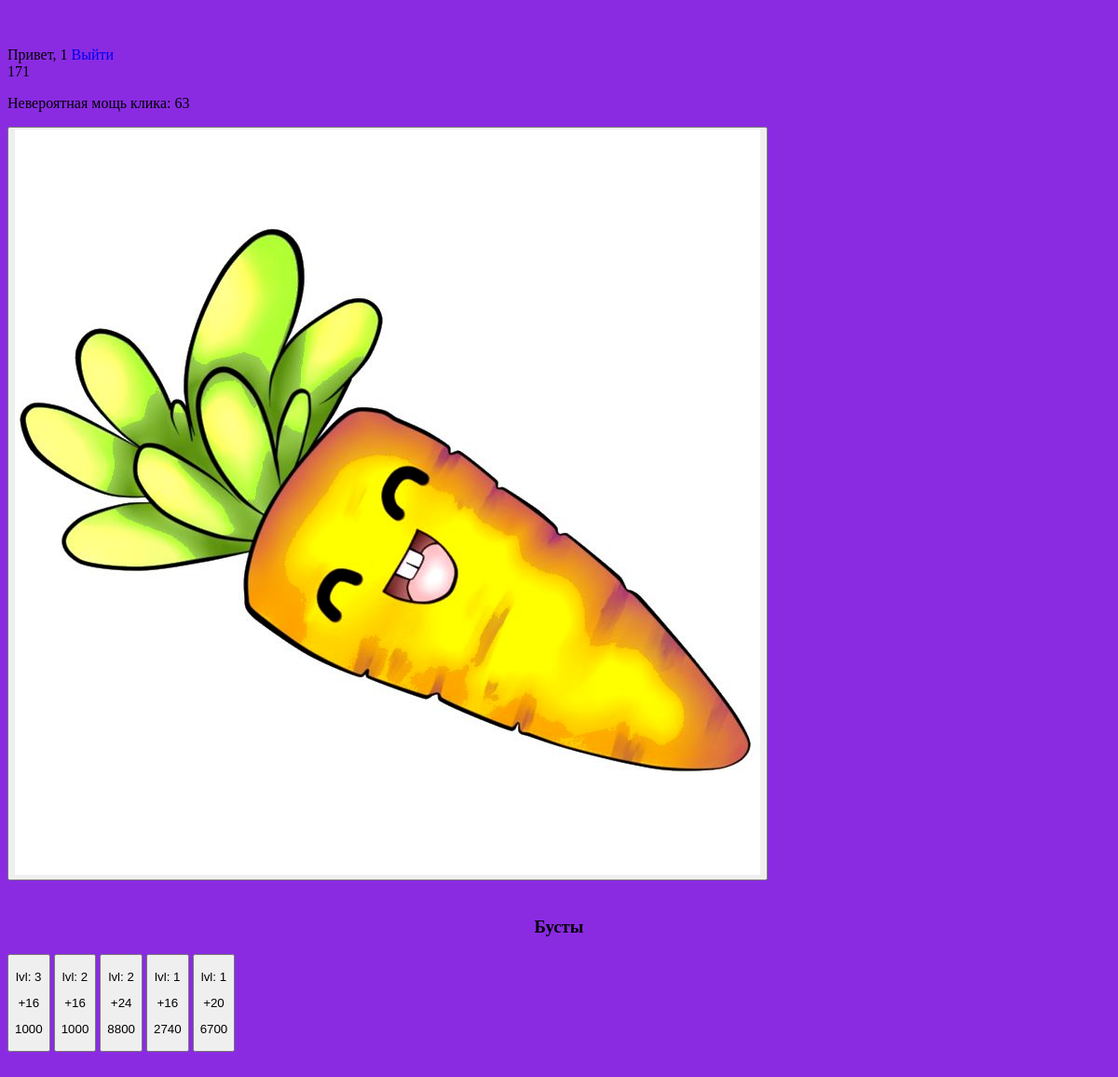
The page /app/ (signed in) on the database as committed earlier.
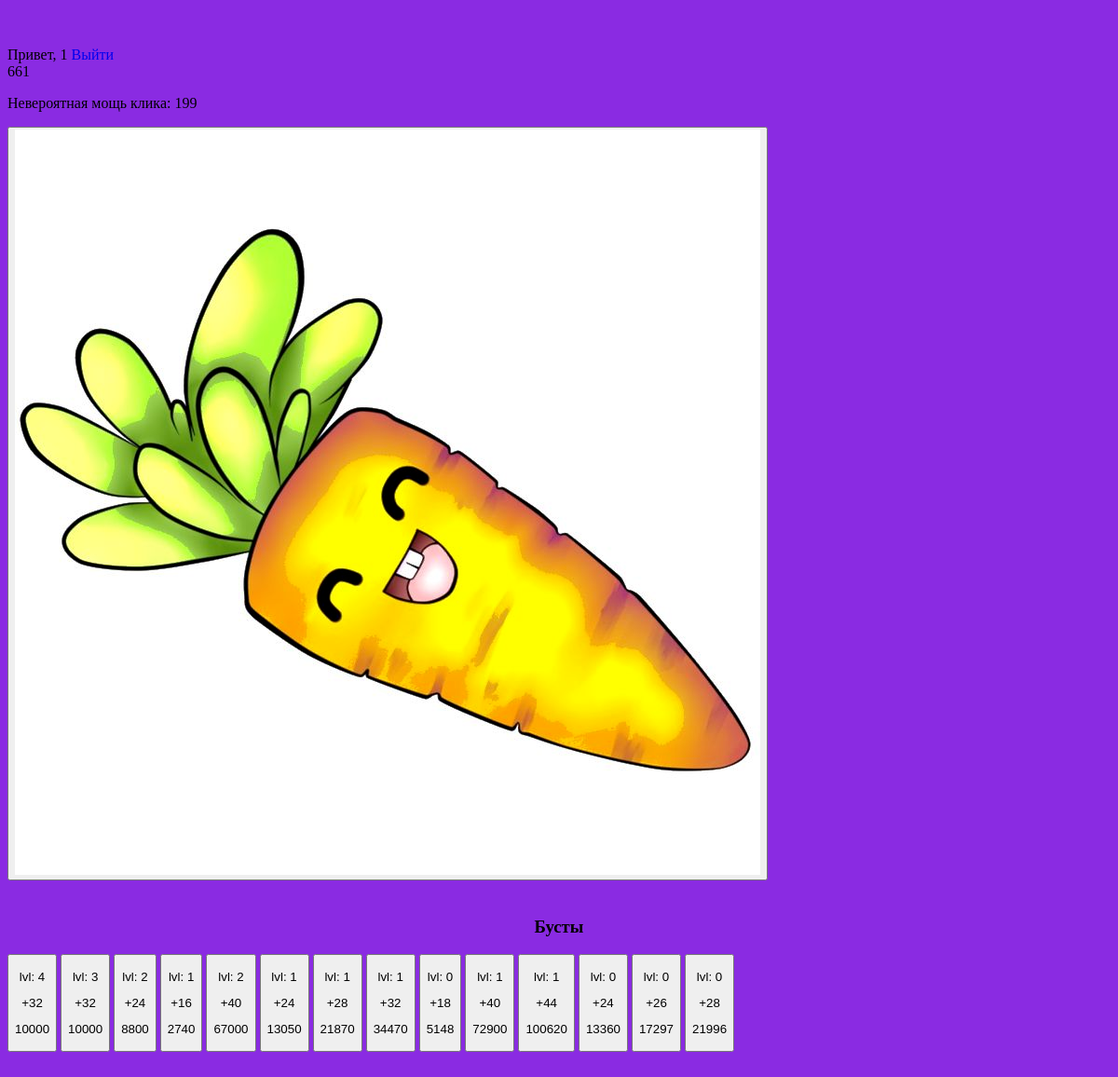
The same page on the database as committed later.
### backend/models.py (models this page shows, shortened)
class Core(models.Model):
    user = models.OneToOneField(User, null=False, on_delete=models.CASCADE)
    coins = models.IntegerField(default=0)
    click_power = models.IntegerField(default=1)
    level = models.IntegerField(default=1)

class Boost(models.Model):
    core = models.ForeignKey(Core, null=False, on_delete=models.CASCADE)
    lvl = models.IntegerField(default=0)
    price = models.IntegerField(default=10)
    power = models.IntegerField(default=1)

### myapp/views.py (the view)
# urls.py: path('', index, name='index'),
def index(request):
    coreModel = apps.get_model('backend', 'Core')
    boostsModel = apps.get_model('backend', 'Boost')
    core = get_object_or_404(coreModel, user=request.user)
    boosts = boostsModel.objects.filter(core=core)
    return render(request, 'index.html',
                  {'core': core,
                   'boosts': boosts,
                   })

### frontend/templates/index.html (shortened to what this page needs)
{% load static %}
<!DOCTYPE html>
<html lang="ru">
  <head>
      <link rel="stylesheet" href="{% static 'frontend/css/style.css' %}">
  </head>
  <body>
    <main class="app">
        <nav class="nav">
            Привет, {{user.username}}
            <a href="{% url 'logout' %}">Выйти</a>
        </nav>
        <div class="container">
            <div id='coins'>{{core.coins}}</div>
            <p>
                Невероятная мощь клика: <span id="click_power">{{ core.click_power }}</span>
            </p>
        </div>
        <div id="gamearea">
            <button id="morkovka" onclick="call_click()">
                    <img src="../static/frontend/photos/morkov.png" alt="morkovka">
            </button>
        </div>
        <aside class="boosts" id="boosts">
            <h3>Бусты</h3>
            <div class="boosts-holder" id="boosts-holder">
                {% for boost in boosts %}
                    <button class="boost" id="boost_{{boost.id}}" onclick="buy_boost({{boost.id}})">
                        <p>lvl: <span id="boost_level">{{boost.lvl}}</span></p>
                        <p>+<span id="boost_power">{{boost.power}}</span></p>
                        <p><span id="boost_price">{{boost.price}}</span></p>
                    </button>
                {% endfor %}
            </div>
        </aside>
    </main>
  </body>
</html>

### frontend/static/frontend/css/style.css (style rules this page uses)
body { background-color: blueviolet; }
.app .nav a { text-decoration: none; }
h3 { text-align: center; vertical-align: middle; padding-top: 20px; }
main { margin-top: 50px; margin-bottom: 50px; }

Rows that differ between the two databases and show on the page:
changed Core: coins "171" → "661"; click_power "63" → "199"
changed Boost (number 1 of 14 on the later page): lvl "3" → "4"; power "16" → "32"; price "1000" → "10000"
changed Boost (number 2 of 14 on the later page): lvl "2" → "3"; power "16" → "32"; price "1000" → "10000"
changed Boost (number 5 of 14 on the later page): lvl "1" → "2"; power "20" → "40"; price "6700" → "67000"
added Boost: lvl "1", power "24", price "13050"
added Boost: lvl "1", power "28", price "21870"
added Boost: lvl "1", power "32", price "34470"
added Boost: lvl "0", power "18", price "5148"
added Boost: lvl "1", power "40", price "72900"
added Boost: lvl "1", power "44", price "100620"
added Boost: lvl "0", power "24", price "13360"
added Boost: lvl "0", power "26", price "17297"
added Boost: lvl "0", power "28", price "21996"
